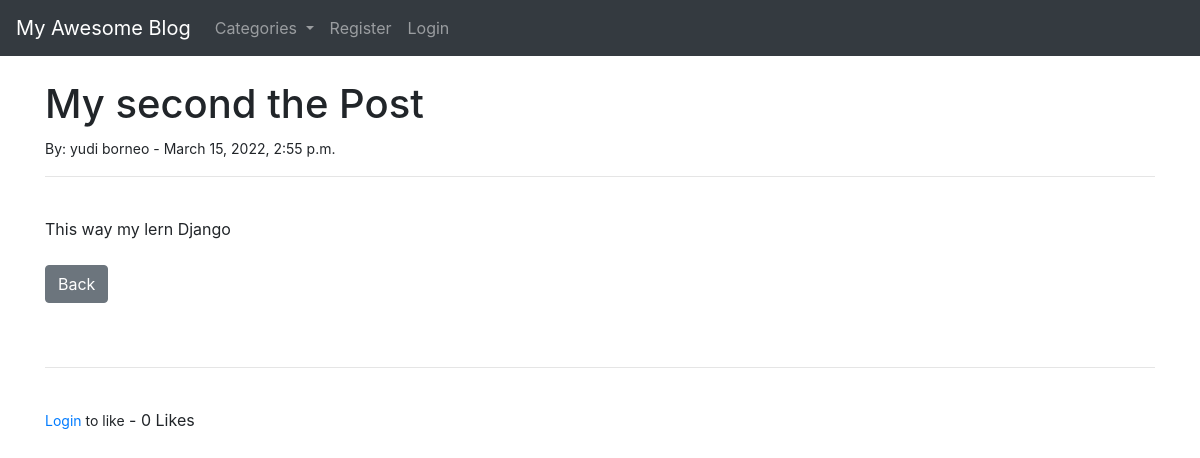
The page /acticle/2 on the database its author committed.
### theblog/models.py (models this page shows, shortened)
class Post(models.Model):
    title = models.CharField(max_length=250)
    title_tag = models.CharField(max_length=250)
    author = models.ForeignKey(User, on_delete=models.CASCADE)
    body = RichTextField(blank=True, null=True)
    post_date = models.DateTimeField(auto_now_add=True)
    category = models.CharField(max_length=250, default='coding')
    snippet = models.CharField(max_length=250)
    likes = models.ManyToManyField(User, related_name='blog_posts')
    def total_likes(self):
        return self.likes.count()

### theblog/views.py (the view)
# urls.py: path('acticle/<int:pk>', ArticleDetailView.as_view(), name='article-detail'),
class ArticleDetailView(DetailView):
    model = Post
    template_name = 'article_details.html'
    def get_context_data(self, *args, **kwargs):
        cat_menu = Category.objects.all()
        context = super(ArticleDetailView, self).get_context_data(**kwargs)
        stuff = get_object_or_404(Post, id=self.kwargs['pk'])
        total_likes = stuff.total_likes()
        liked = False
        if stuff.likes.filter(id=self.request.user.id).exists():
            liked = True
        context["cat_menu"] = cat_menu
        context["total_likes"] = total_likes
        context["liked"] = liked
        return context

### theblog/models.py (called while the page is built)
    def __str__(self):
        return self.name

### theblog/templates/article_details.html (shortened to what this page needs)
{% extends "base.html" %}
{% block content %}
<h1>{{ post.title }}</h1>
<small>By:
    {{ post.author.first_name}}
    {{ post.author.last_name }} -
    {{ post.post_date }}
</small><br>
<hr>
<br>
{{ post.body |safe }}
<br/><br/>
<a href="{% url 'home' %}" class="btn btn-secondary">Back</a> <br/>
<br/><br/>
<hr>
<br>
<form action="{% url 'like_post' post.pk %}" method="POST">
{% if user.is_authenticated %}
    {% if liked %}
        <button type="submit", name="post_id", value="{{ post.id }}", class="btn btn-danger btn-sm">UnLike</button>
    {% else %}
        <button type="submit", name="post_id", value="{{ post.id }}", class="btn btn-primary btn-sm">Like</button>
    {% endif %}
{% else %}
    <small><a href="{% url 'login' %}">Login</a> to like</small>
{% endif %}
    - {{ total_likes }} Likes
</form>
{% endblock content %}

### rows shown on the page
Post: title "My second the Post", author.first_name "yudi", author.last_name "borneo", post_date "March 15, 2022, 2:55 p.m.", body "This way my lern Django"

### other values the page prints
{{ total_likes }} "0"
